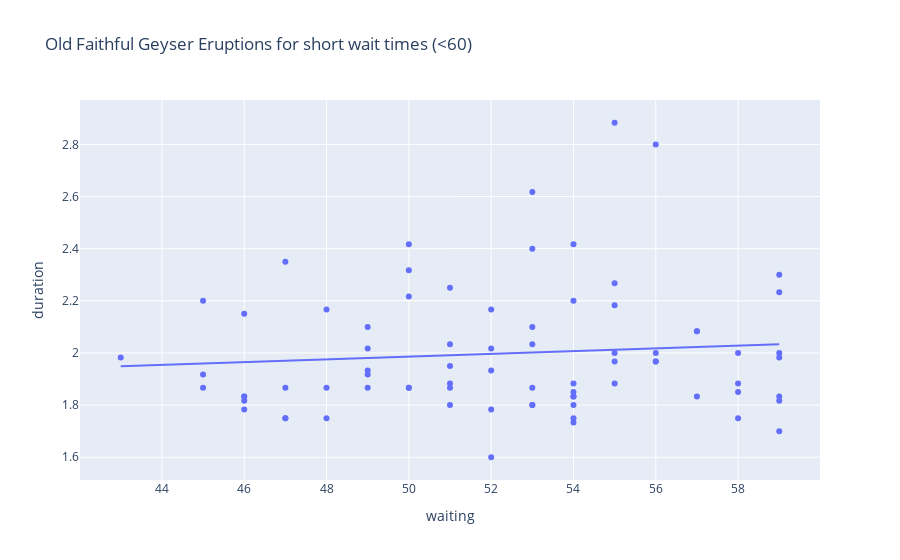

Notebook cell for this chart:
### Code cell
import plotly.express as px
import statsmodels.formula.api as smf


short_wait_limit = 60 # 64 # 66 #
short_wait = old_faithful.waiting < short_wait_limit

print(smf.ols('duration ~ waiting', data=old_faithful[short_wait]).fit().summary().tables[1])

# Create a scatter plot with a linear regression trendline
fig = px.scatter(old_faithful[short_wait], x='waiting', y='duration', 
                 title="Old Faithful Geyser Eruptions for short wait times (<"+str(short_wait_limit)+")", 
                 trendline='ols')

fig.show(renderer='png') # USE `fig.show(renderer="png")` FOR ALL GitHub and MarkUs SUBMISSIONS

### Figure 1 — Plotly figure (JSON) as saved in the notebook; plotly's stock layout.template omitted (floating-point values rounded to 4 significant figures)
{"data": [{"hovertemplate": "waiting=%{x}<br>duration=%{y}<extra></extra>", "legendgroup": "", "marker": {"color": "#636efa", "symbol": "circle"}, "mode": "markers", "name": "", "orientation": "v", "showlegend": false, "type": "scatter", "x": [54, 55, 51, 54, 47, 52, 52, 51, 47, 55, 52, 48, 59, 58, 58, 53, 59, 54, 54, 59, 48, 56, 48, 50, 51, 49, 47, 52, 59, 59, 50, 59, 53, 56, 45, 55, 45, 56, 46, 51, 53, 59, 49, 53, 53, 45, 58, 52, 49, 57, 50, 55, 51, 46, 55, 57, 51, 53, 46, 49, 49, 53, 55, 50, 54, 54, 50, 54, 54, 47, 57, 54, 56, 58, 43, 46, 46], "xaxis": "x", "y": [1.8, 2.883, 1.95, 1.833, 1.75, 2.167, 1.6, 1.8, 1.75, 1.967, 2.017, 1.867, 1.833, 1.883, 1.75, 2.1, 2, 1.833, 1.733, 2.233, 1.75, 1.967, 2.167, 1.867, 1.867, 2.1, 1.867, 1.783, 2.3, 1.7, 2.317, 1.817, 2.617, 1.967, 1.917, 2.267, 1.867, 2.8, 1.833, 1.883, 2.033, 1.983, 2.017, 1.8, 1.8, 2.2, 2, 1.933, 1.917, 2.083, 2.417, 1.883, 2.033, 1.833, 2.183, 1.833, 2.25, 1.867, 1.783, 1.933, 1.867, 2.4, 2, 1.867, 1.75, 2.417, 2.217, 1.883, 1.85, 2.35, 2.083, 2.2, 2, 1.85, 1.983, 2.15, 1.817], "yaxis": "y"}, {"hovertemplate": "<b>OLS trendline</b><br>duration = 0.00528071 * waiting + 1.72203<br>R<sup>2</sup>=0.008362<br><br>waiting=%{x}<br>duration=%{y} <b>(trend)</b><extra></extra>", "legendgroup": "", "marker": {"color": "#636efa", "symbol": "circle"}, "mode": "lines", "name": "", "showlegend": false, "type": "scatter", "x": [43, 45, 45, 45, 46, 46, 46, 46, 46, 47, 47, 47, 47, 48, 48, 48, 49, 49, 49, 49, 49, 50, 50, 50, 50, 50, 51, 51, 51, 51, 51, 51, 52, 52, 52, 52, 52, 53, 53, 53, 53, 53, 53, 53, 54, 54, 54, 54, 54, 54, 54, 54, 54, 55, 55, 55, 55, 55, 55, 56, 56, 56, 56, 57, 57, 57, 58, 58, 58, 58, 59, 59, 59, 59, 59, 59, 59], "xaxis": "x", "y": [1.949, 1.96, 1.96, 1.96, 1.965, 1.965, 1.965, 1.965, 1.965, 1.97, 1.97, 1.97, 1.97, 1.976, 1.976, 1.976, 1.981, 1.981, 1.981, 1.981, 1.981, 1.986, 1.986, 1.986, 1.986, 1.986, 1.991, 1.991, 1.991, 1.991, 1.991, 1.991, 1.997, 1.997, 1.997, 1.997, 1.997, 2.002, 2.002, 2.002, 2.002, 2.002, 2.002, 2.002, 2.007, 2.007, 2.007, 2.007, 2.007, 2.007, 2.007, 2.007, 2.007, 2.012, 2.012, 2.012, 2.012, 2.012, 2.012, 2.018, 2.018, 2.018, 2.018, 2.023, 2.023, 2.023, 2.028, 2.028, 2.028, 2.028, 2.034, 2.034, 2.034, 2.034, 2.034, 2.034, 2.034], "yaxis": "y"}], "layout": {"legend": {"tracegroupgap": 0}, "title": {"text": "Old Faithful Geyser Eruptions for short wait times (<60)"}, "xaxis": {"anchor": "y", "domain": [0, 1], "title": {"text": "waiting"}}, "yaxis": {"anchor": "x", "domain": [0, 1], "title": {"text": "duration"}}}}
